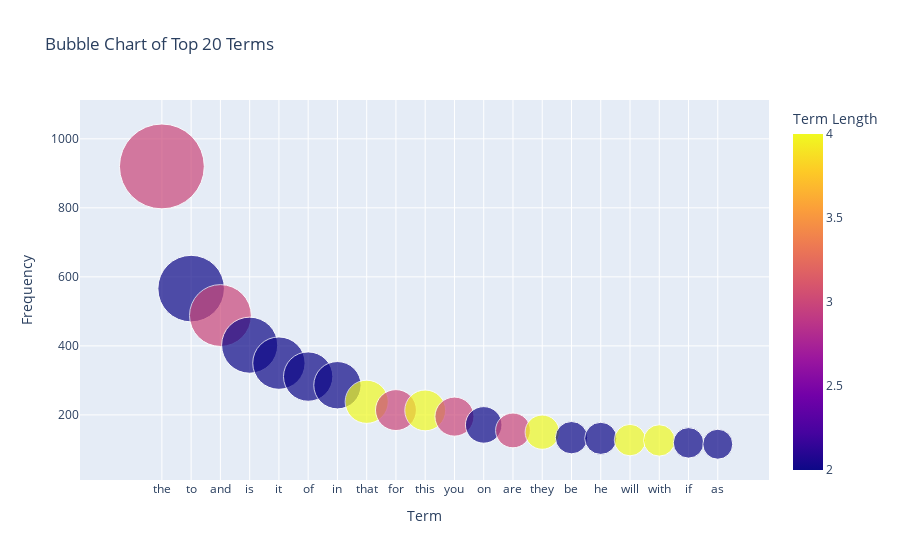

Notebook cell for this chart:
### Code cell
#New 4:Bubble Chart:字詞用氣泡大小表示頻率，可以加上其他維度（例如：詞長、TF-IDF 值）
#取前50頻率最高的字詞
df_20["term_length"] = df_20["term"].apply(len)
fig = px.scatter(
    df_20,
    x="term",
    y="frequency",
    size="frequency",  # 氣泡大小根據頻率
    color="term_length",  # 氣泡顏色根據詞長
    hover_name="term",  # 滑鼠懸停顯示詞
    title="Bubble Chart of Top 20 Terms",
    labels={"term": "Term", "frequency": "Frequency", "term_length": "Term Length"},
    size_max=60  # 最大氣泡大小
)
fig.show()
#由Bubble Chart可以看出哪些詞出現的頻率較高，因為這些詞會以較大的氣泡顯示
#同時也可以根據顏色看到詞長的分布情況

### Figure 1 — Plotly figure (JSON) as saved in the notebook; plotly's stock layout.template omitted (floating-point values rounded to 4 significant figures)
{"data": [{"hovertemplate": "<b>%{hovertext}</b><br><br>Term=%{x}<br>Frequency=%{marker.size}<br>Term Length=%{marker.color}<extra></extra>", "hovertext": ["the", "to", "and", "is", "it", "of", "in", "that", "for", "this", "you", "on", "are", "they", "be", "he", "will", "with", "if", "as"], "legendgroup": "", "marker": {"color": [3, 2, 3, 2, 2, 2, 2, 4, 3, 4, 3, 2, 3, 4, 2, 2, 4, 4, 2, 2], "coloraxis": "coloraxis", "size": [920, 566, 488, 402, 350, 311, 286, 238, 214, 213, 195, 171, 155, 150, 134, 132, 127, 126, 119, 115], "sizemode": "area", "sizeref": 0.2556, "symbol": "circle"}, "mode": "markers", "name": "", "orientation": "v", "showlegend": false, "type": "scatter", "x": ["the", "to", "and", "is", "it", "of", "in", "that", "for", "this", "you", "on", "are", "they", "be", "he", "will", "with", "if", "as"], "xaxis": "x", "y": [920, 566, 488, 402, 350, 311, 286, 238, 214, 213, 195, 171, 155, 150, 134, 132, 127, 126, 119, 115], "yaxis": "y"}], "layout": {"coloraxis": {"colorbar": {"title": {"text": "Term Length"}}, "colorscale": [[0, "#0d0887"], [0.1111, "#46039f"], [0.2222, "#7201a8"], [0.3333, "#9c179e"], [0.4444, "#bd3786"], [0.5556, "#d8576b"], [0.6667, "#ed7953"], [0.7778, "#fb9f3a"], [0.8889, "#fdca26"], [1, "#f0f921"]]}, "legend": {"itemsizing": "constant", "tracegroupgap": 0}, "title": {"text": "Bubble Chart of Top 20 Terms"}, "xaxis": {"anchor": "y", "domain": [0, 1], "title": {"text": "Term"}}, "yaxis": {"anchor": "x", "domain": [0, 1], "title": {"text": "Frequency"}}}}
